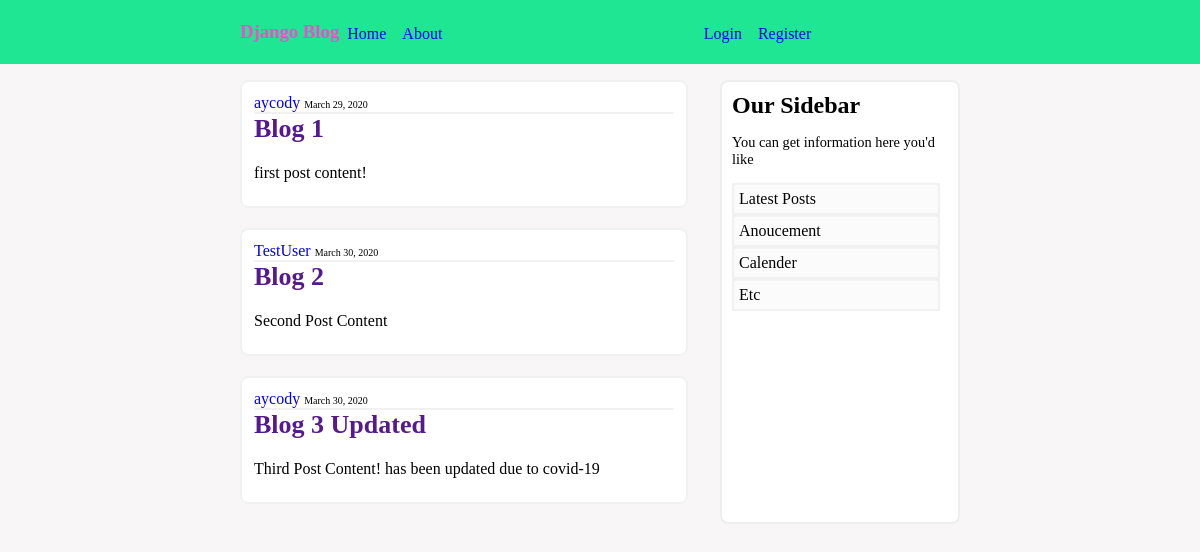
The page / on the database its author committed.
### blog/models.py (models this page shows, shortened)
class Post(models.Model):
    title = models.CharField( max_length=100 )
    content = models.TextField()
    date_posted = models.DateTimeField( default = timezone.now )
    author = models.ForeignKey(User, on_delete = models.CASCADE )

### blog/views.py (the view)
# urls.py: path('', views.home, name='blog-home'),
def home(request):
    context = {
        'posts': Post.objects.all()
    }
    return render(request, 'blog/home.html', context)

### blog/templates/blog/home.html
{% extends 'blog/base.html' %}
{% block content %}
    {% for post in posts %}
    <article class="post-wrapper">
        <div class="post-body">
            <div class="post-metadata">
                <a href="#">{{ post.author }}</a>
                <small> {{post.date_posted|date:"F d, Y"}} </small>
            </div>
            <h1 >
                <a class="post-title" href="">{{ post.title }}</a>
            </h1>
            <p class="post-content"> {{ post.content }} </p>
        </div>
    </article>
    {% endfor %}
{% endblock content %}

### blog/templates/blog/base.html (shortened to what this page needs)
 {% load static %}
<!DOCTYPE html>
<html lang="en">
<head>
    <link rel="stylesheet" type="text/css" href="{% static 'blog/css/main.css' %}">
</head>
<body>
    <header>
        <div class="wrapper">
            <h3 class="logo">Django Blog</h3>
            <nav>
                <ul>
                <li><a href="{% url 'blog-home' %}">Home</a></li>
                <li><a href="{% url 'blog-about' %}">About</a></li>
            </ul>
            <ul>
                <li><a href="#">Login</a></li>
                <li><a href="#">Register</a></li>
            </ul>
            </nav>
        </div>
    </header>
    <main>
        <section class="wrapper">
            <div class="article-wrapper">
                {% block content %}
                {% endblock %}
            </div>
            <aside>
                <h2>Our Sidebar</h2>
                <p>You can get information here you'd like</p>
                <ul>
                    <li>Latest Posts</li>
                    <li>Anoucement</li>
                    <li>Calender</li>
                    <li>Etc</li>
                </ul>
            </aside>
        </section>
    </main>
</body>
</html>

### blog/static/blog/css/main.css (style rules this page uses)
* { box-sizing: border-box; margin: 0; padding: 0; font-family: "montserrat"; }
body { background-color: rgb(248, 246, 246); }
ul { margin: 0; }
a { text-decoration: none; }
header { color: rgb(243, 75, 201); background-color: rgb(31, 230, 147); display: flex; align-content: center; height: 8vh; }
.wrapper { display: flex; margin: auto 20vw; justify-content: space-between; }
nav { width: 40vw; display: flex; justify-content: space-between; margin-top: 4px; }
nav ul { display: flex; font-size: 16px; }
nav ul li { padding: 0 0.5em; list-style: none; text-decoration: none; }
aside { background-color: rgb(255, 255, 255); margin-top: 1em; border: 2px solid rgb(238, 238, 238); border-radius: 8px; max-width: 15em; }
aside h2 { padding: 10px 10px; }
aside p { font-size: 0.9em; padding: 5px 10px; }
aside ul { list-style: none; width: 13em; margin-bottom: 10px; margin-top: 10px; display: flex; flex-direction: column; margin-left: 10px; background-color: rgb(251, 251, 251); justify-content: center; }
aside ul li { padding: 5px; display: grid; justify-content: start; border: 2px solid rgb(241, 241, 241); }
.article-wrapper { display: flex; flex-direction: column; margin-top: 1em; }
.post-wrapper { height: 8em; width: 28em; background-color: white; border: 2px solid rgb(241, 241, 241); border-radius: 8px; margin-bottom: 20px; }
.post-body { margin: 12px; }
.post-metadata small { font-size: 10px; padding-top: -25px; }
.post-metadata { border-bottom: 2px solid rgb(241, 241, 241); }
.post-title { font-size: 26px; padding-top: 20px; }
.post-content { padding-top: 20px; }

### rows shown on the page
Post: author "aycody", date_posted "March 29, 2020", title "Blog 1", content "first post content!"
Post: author "TestUser", date_posted "March 30, 2020", title "Blog 2", content "Second Post Content"
Post: author "aycody", date_posted "March 30, 2020", title "Blog 3 Updated", content "Third Post Content! has been updated due to covid-19"
